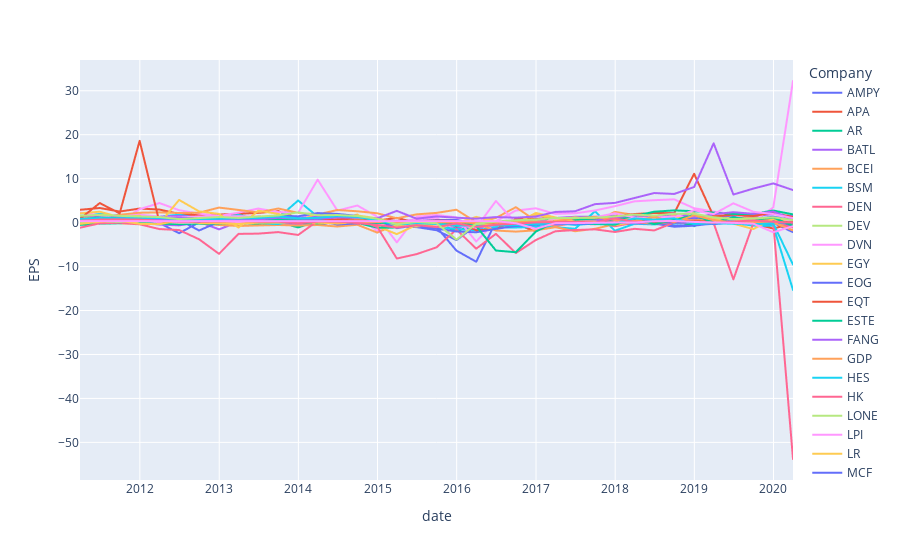

The cell this chart's notebook holds for it:
### Code cell
fig = px.line(df_train, x=df_train.index, y="EPS",color= 'Company')
fig.show()
